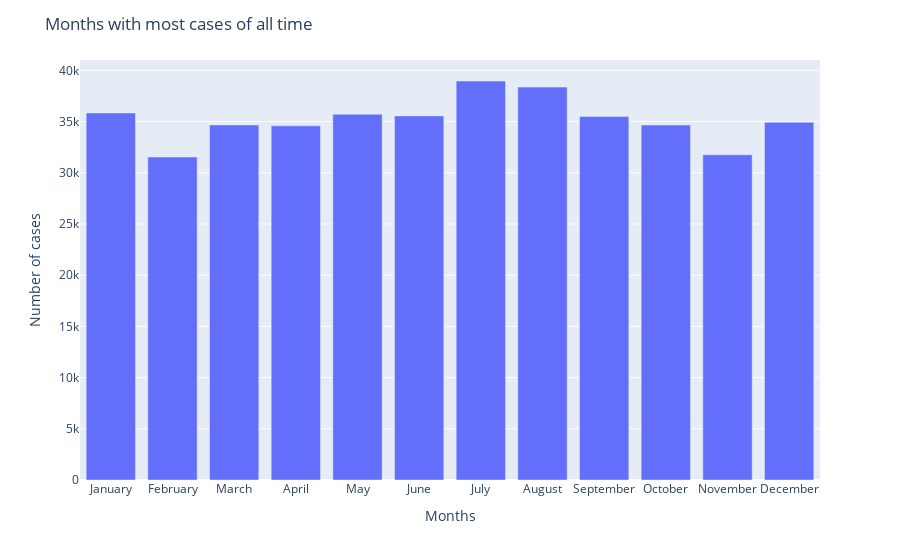

Write notebook code for a chart like this one.
### Markdown cell above
### Identificar os meses mais violentos

### Code cell
month_order = {
    'January': 1,
    'February': 2,
    'March': 3,
    'April': 4,
    'May': 5,
    'June': 6,
    'July': 7,
    'August': 8,
    'September': 9,
    'October': 10,
    'November': 11,
    'December': 12
}

months_with_most_cases = df['Month'].value_counts()
months_with_most_cases = months_with_most_cases.loc[sorted(months_with_most_cases.index, key=lambda x: month_order.get(x))]
print(f"Months with most cases of all time:\n")

fig = px.bar(x=months_with_most_cases.index, y=months_with_most_cases.values)
fig.update_layout(title_text='Months with most cases of all time', xaxis_title='Months', yaxis_title='Number of cases')
fig.show()

print(months_with_most_cases.head(12))

### Figure 1 — Plotly figure (JSON) as saved in the notebook; plotly's stock layout.template omitted (floating-point values rounded to 4 significant figures)
{"data": [{"alignmentgroup": "True", "hovertemplate": "x=%{x}<br>y=%{y}<extra></extra>", "legendgroup": "", "marker": {"color": "#636efa", "pattern": {"shape": ""}}, "name": "", "offsetgroup": "", "orientation": "v", "showlegend": false, "textposition": "auto", "type": "bar", "x": ["January", "February", "March", "April", "May", "June", "July", "August", "September", "October", "November", "December"], "xaxis": "x", "y": [35846, 31544, 34674, 34587, 35718, 35557, 38964, 38369, 35507, 34662, 31763, 34935], "yaxis": "y"}], "layout": {"barmode": "relative", "legend": {"tracegroupgap": 0}, "margin": {"t": 60}, "title": {"text": "Months with most cases of all time"}, "xaxis": {"anchor": "y", "domain": [0, 1], "title": {"text": "Months"}}, "yaxis": {"anchor": "x", "domain": [0, 1], "title": {"text": "Number of cases"}}}}
